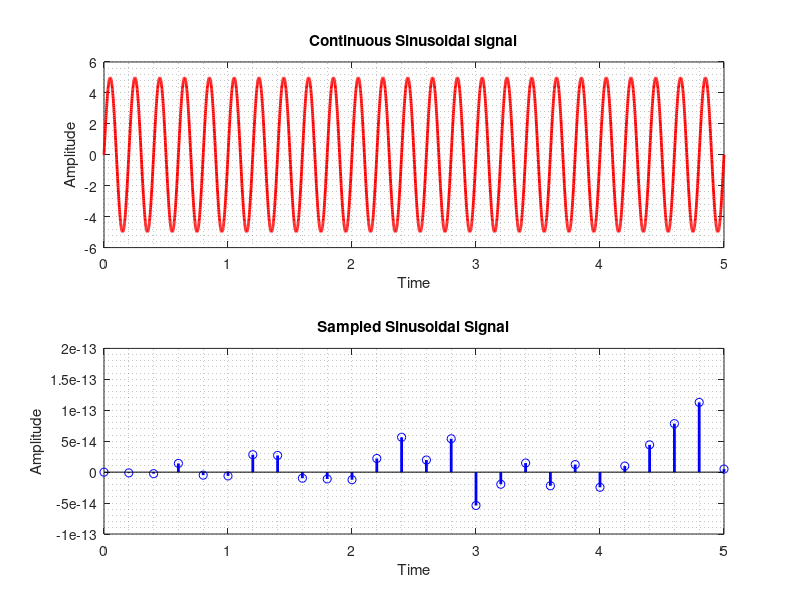

MATLAB code to generate this figure:
%% Lab 2.1 Elementary Signals (Unit Step Signal)
clc; clear all; close all;
t=(-5:0.5:5);
t1=0:1:20;
y=t>=0;

%Continuous
subplot(2,1,1)
plot(t,y,'r','LineWidth',2)
xlabel('Time')
ylabel('Function')
title('Unit Step Continuous')
grid minor

%Discrete
subplot(2,1,2)
stem(t1,y,'b','LineWidth',2)
xlabel('Time')
ylabel('Function')
title('Unit Step Discrete')
grid minor

%% Lab 2.2 Elementary Signals (Unit Ramp Signal)
clc; clear all; close all;
t=(-5:0.5:5);
t1=(0:1:20);
y=(t>=0).*t;

%Continuous
subplot(2,1,1)
plot(t,y,'r','LineWidth',2)
xlabel('Time')
ylabel('Function')
title('Unit Ramp Continuous')
grid minor

%Discrete
subplot(2,1,2)
stem(t1,y,'b','LineWidth',2)
xlabel('Time')
ylabel('Function')
title('Unit Ramp Discrete')
grid minor

%% Lab 2.3 Elementary Signals (Unit Impulse Signal)
clc; clear all; close all;
t=(-5:0.5:5);
t1=(0:1:20);
y=(t==0);

%Continuous
subplot(2,1,1)
plot(t,y,'r','LineWidth',2)
xlabel('Time')
ylabel('Function')
title('Unit Impulse Continuous')
grid minor

%Discrete
subplot(2,1,2)
stem(t1,y,'b','LineWidth',2)
xlabel('Time')
ylabel('Function')
title('Unit Impulse Discrete')
grid minor

%% Lab 2.4 Elementary Signals (Exponential Signal)
clc; clear all; close all;
n=2
x=(-2:0.2:2);
x1=(0:1:20);
y=(n.^x);

%continuous
subplot(2,1,1)
plot(x,y,'r','LineWidth',2)
xlabel('Values of X')
ylabel('The function')
title('Exponential Signal Continuous')
grid minor

%Discrete
subplot(2,1,2)
stem(x1,y,'b','linewidth',2)
xlabel('Values of X')
ylabel('The Exponential Function')
title('Exponential Signal Discrete')
grid minor

%% Lab 2.5 Elementary Signals (Sign Wave)
clc; clear all; close all;
A=input("Give the amplitude of a signal: ");
f=input("Give the Frequency of a signal: ");
t=input("Give the Duration of the Signal: ")

fs=input("Give the sampling frequency of the signal: ");
 %continuous 
 t1=0:0.001:t;
 y=A*sin(2*pi*f*t1)
 subplot(2,1,1)
 plot(t1,y,'r','LineWidth',2)
 xlabel('Time')
 ylabel('Amplitude')
 title('Continuous Sinusoidal signal')
 grid minor

 %discrete
 td=1/fs
 t2=0:td:t
 y1=A*sin(2*pi*f*t2)
 subplot(2,1,2)
 stem(t2, y1,'b','LineWidth',2)
 xlabel('Time')
 ylabel('Amplitude')
 title('Sampled Sinusoidal Signal')
 grid minor